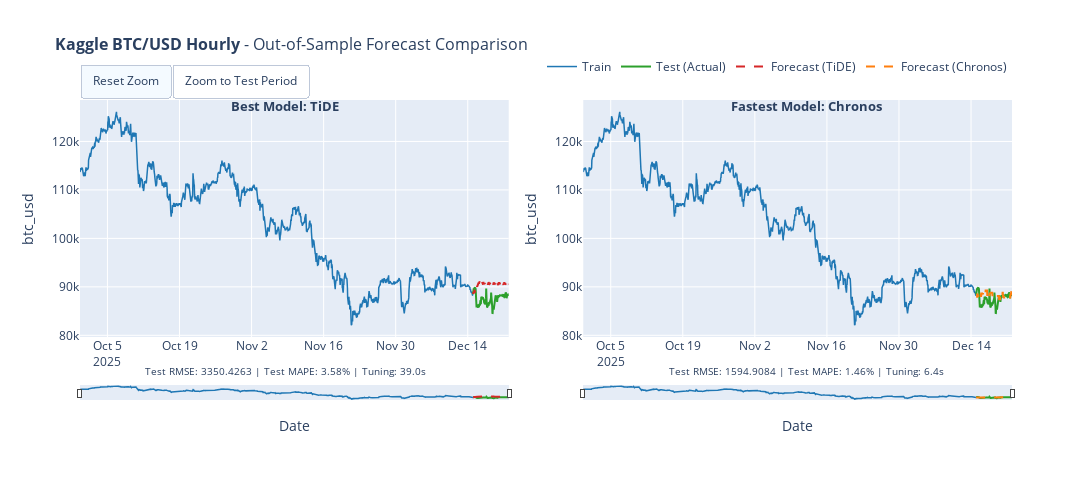

Notebook source saved alongside this figure:
### Code cell
# 10. Interactive Visualization (Plotly)
#
# Interactive forecast comparison with zoom, pan, and hover capabilities.

def create_interactive_forecast_plot(train_series, test_series, predictions_dict, dataset_name, target_column=None):
    """
    Create interactive forecast comparison plot using Plotly.
    
    Args:
        train_series: Training TimeSeries
        test_series: Test TimeSeries (actual values)
        predictions_dict: Dictionary with 'best_rmse' and 'fastest' predictions
        dataset_name: Name for the plot title
        target_column: Name of the target variable
    
    Returns:
        Plotly Figure object
    """
    n_plots = len([k for k in ['best_rmse', 'fastest'] if predictions_dict.get(k)])
    if n_plots == 0:
        print("No predictions to display.")
        return None
    
    same_model = predictions_dict.get('best_rmse', {}).get('model') == predictions_dict.get('fastest', {}).get('model')
    if same_model:
        n_plots = 1
    
    fig = make_subplots(rows=1, cols=n_plots, horizontal_spacing=0.08)
    
    colors = {'train': '#1f77b4', 'test': '#2ca02c', 'pred1': '#d62728', 'pred2': '#ff7f0e'}
    
    def add_traces(pred_key, col, show_legend=True, show_forecast_legend_only=False):
        """Add traces for train, test, and prediction to a subplot."""
        if pred_key not in predictions_dict:
            return
        pred_info = predictions_dict[pred_key]
        pred = pred_info['prediction']
        
        fig.add_trace(go.Scatter(
            x=train_series.time_index, y=train_series.values().flatten(),
            mode='lines', name='Train', line=dict(color=colors['train'], width=1.5),
            showlegend=show_legend and not show_forecast_legend_only,
            hovertemplate='<b>Train</b><br>Date: %{x}<br>Value: %{y:.4f}<extra></extra>'
        ), row=1, col=col)
        
        fig.add_trace(go.Scatter(
            x=test_series.time_index, y=test_series.values().flatten(),
            mode='lines', name='Test (Actual)', line=dict(color=colors['test'], width=2),
            showlegend=show_legend and not show_forecast_legend_only,
            hovertemplate='<b>Actual</b><br>Date: %{x}<br>Value: %{y:.4f}<extra></extra>'
        ), row=1, col=col)
        
        pred_color = colors['pred1'] if col == 1 else colors['pred2']
        fig.add_trace(go.Scatter(
            x=pred.time_index, y=pred.values().flatten(),
            mode='lines', name=f'Forecast ({pred_info["model"]})',
            line=dict(color=pred_color, width=2, dash='dash'),
            showlegend=show_legend,
            hovertemplate=f'<b>{pred_info["model"]}</b><br>Date: %{{x}}<br>Pred: %{{y:.4f}}<extra></extra>'
        ), row=1, col=col)
    
    if 'best_rmse' in predictions_dict:
        add_traces('best_rmse', 1, show_legend=True)
    if not same_model and 'fastest' in predictions_dict:
        add_traces('fastest', 2, show_legend=True, show_forecast_legend_only=True)
    
    fig.update_layout(
        title=dict(text=f'<b>{dataset_name}</b> - Out-of-Sample Forecast Comparison', font=dict(size=16)),
        width=1700, height=500, hovermode='x unified',
        legend=dict(orientation='h', yanchor='bottom', y=1.08, xanchor='right', x=1),
        xaxis=dict(rangeslider=dict(visible=True, thickness=0.05), type='date', title='Date'),
        yaxis=dict(title=target_column if target_column else 'Value')
    )
    
    if n_plots == 2:
        fig.update_xaxes(rangeslider=dict(visible=True, thickness=0.05), type='date', title='Date', row=1, col=2)
        fig.update_yaxes(title=target_column if target_column else 'Value', row=1, col=2)
    
    # Add annotations with model info and metrics
    annotations = []
    if 'best_rmse' in predictions_dict:
        info = predictions_dict['best_rmse']
        annotations.append(dict(
            x=0.22 if n_plots == 2 else 0.5, y=1.02, xref='paper', yref='paper',
            text=f"<b>Best Model: {info['model']}</b>", showarrow=False, font=dict(size=13), xanchor='center'
        ))
        annotations.append(dict(
            x=0.22 if n_plots == 2 else 0.5, y=-0.18, xref='paper', yref='paper',
            text=f"Test RMSE: {info['rmse']:.4f} | Test MAPE: {info['mape']:.2f}% | Tuning: {info['tuning_time']:.1f}s",
            showarrow=False, font=dict(size=10), xanchor='center'
        ))
    if not same_model and 'fastest' in predictions_dict:
        info = predictions_dict['fastest']
        annotations.append(dict(
            x=0.78, y=1.02, xref='paper', yref='paper',
            text=f"<b>Fastest Model: {info['model']}</b>", showarrow=False, font=dict(size=13), xanchor='center'
        ))
        annotations.append(dict(
            x=0.78, y=-0.18, xref='paper', yref='paper',
            text=f"Test RMSE: {info['rmse']:.4f} | Test MAPE: {info['mape']:.2f}% | Tuning: {info['tuning_time']:.1f}s",
            showarrow=False, font=dict(size=10), xanchor='center'
        ))
    
    fig.update_layout(
        annotations=annotations, margin=dict(b=100),
        updatemenus=[dict(
            type="buttons", direction="left", x=0.0, xanchor="left", y=1.15, yanchor="top",
            buttons=[
                dict(args=[{"xaxis.autorange": True, "xaxis2.autorange": True}], label="Reset Zoom", method="relayout"),
                dict(args=[{"xaxis.range": [test_series.start_time(), test_series.end_time()],
                           "xaxis2.range": [test_series.start_time(), test_series.end_time()]}],
                     label="Zoom to Test Period", method="relayout")
            ]
        )]
    )
    return fig

if 'final_predictions' in dir() and final_predictions:
    fig = create_interactive_forecast_plot(
        train, test, final_predictions, DATASET_CONFIG['name'],
        target_column=DATASET_CONFIG['target_column']
    )
    if fig:
        fig.show()

### Figure 1 — Plotly figure (JSON) as saved in the notebook; plotly's stock layout.template omitted (floating-point values rounded to 4 significant figures; data arrays with more than 128 entries replaced by an {"elided": "..."} marker saying what was removed)
{"data": [{"hovertemplate": "<b>Train</b><br>Date: %{x}<br>Value: %{y:.4f}<extra></extra>", "line": {"color": "#1f77b4", "width": 1.5}, "mode": "lines", "name": "Train", "showlegend": true, "type": "scatter", "x": {"elided": "1832 str values"}, "xaxis": "x", "y": {"elided": "1832 float values"}, "yaxis": "y"}, {"hovertemplate": "<b>Actual</b><br>Date: %{x}<br>Value: %{y:.4f}<extra></extra>", "line": {"color": "#2ca02c", "width": 2}, "mode": "lines", "name": "Test (Actual)", "showlegend": true, "type": "scatter", "x": {"elided": "168 str values"}, "xaxis": "x", "y": {"elided": "168 float values"}, "yaxis": "y"}, {"hovertemplate": "<b>TiDE</b><br>Date: %{x}<br>Pred: %{y:.4f}<extra></extra>", "line": {"color": "#d62728", "dash": "dash", "width": 2}, "mode": "lines", "name": "Forecast (TiDE)", "showlegend": true, "type": "scatter", "x": {"elided": "168 str values"}, "xaxis": "x", "y": {"elided": "168 float values"}, "yaxis": "y"}, {"hovertemplate": "<b>Train</b><br>Date: %{x}<br>Value: %{y:.4f}<extra></extra>", "line": {"color": "#1f77b4", "width": 1.5}, "mode": "lines", "name": "Train", "showlegend": false, "type": "scatter", "x": {"elided": "1832 str values"}, "xaxis": "x2", "y": {"elided": "1832 float values"}, "yaxis": "y2"}, {"hovertemplate": "<b>Actual</b><br>Date: %{x}<br>Value: %{y:.4f}<extra></extra>", "line": {"color": "#2ca02c", "width": 2}, "mode": "lines", "name": "Test (Actual)", "showlegend": false, "type": "scatter", "x": {"elided": "168 str values"}, "xaxis": "x2", "y": {"elided": "168 float values"}, "yaxis": "y2"}, {"hovertemplate": "<b>Chronos</b><br>Date: %{x}<br>Pred: %{y:.4f}<extra></extra>", "line": {"color": "#ff7f0e", "dash": "dash", "width": 2}, "mode": "lines", "name": "Forecast (Chronos)", "showlegend": true, "type": "scatter", "x": {"elided": "168 str values"}, "xaxis": "x2", "y": {"elided": "168 float values"}, "yaxis": "y2"}], "layout": {"annotations": [{"font": {"size": 13}, "showarrow": false, "text": "<b>Best Model: TiDE</b>", "x": 0.22, "xanchor": "center", "xref": "paper", "y": 1.02, "yref": "paper"}, {"font": {"size": 10}, "showarrow": false, "text": "Test RMSE: 3350.4263 | Test MAPE: 3.58% | Tuning: 39.0s", "x": 0.22, "xanchor": "center", "xref": "paper", "y": -0.18, "yref": "paper"}, {"font": {"size": 13}, "showarrow": false, "text": "<b>Fastest Model: Chronos</b>", "x": 0.78, "xanchor": "center", "xref": "paper", "y": 1.02, "yref": "paper"}, {"font": {"size": 10}, "showarrow": false, "text": "Test RMSE: 1594.9084 | Test MAPE: 1.46% | Tuning: 6.4s", "x": 0.78, "xanchor": "center", "xref": "paper", "y": -0.18, "yref": "paper"}], "height": 500, "hovermode": "x unified", "legend": {"orientation": "h", "x": 1, "xanchor": "right", "y": 1.08, "yanchor": "bottom"}, "margin": {"b": 100}, "title": {"font": {"size": 16}, "text": "<b>Kaggle BTC/USD Hourly</b> - Out-of-Sample Forecast Comparison"}, "updatemenus": [{"buttons": [{"args": [{"xaxis.autorange": true, "xaxis2.autorange": true}], "label": "Reset Zoom", "method": "relayout"}, {"args": [{"xaxis.range": ["2025-12-15T00:00:00", "2025-12-21T23:00:00"], "xaxis2.range": ["2025-12-15T00:00:00", "2025-12-21T23:00:00"]}], "label": "Zoom to Test Period", "method": "relayout"}], "direction": "left", "type": "buttons", "x": 0, "xanchor": "left", "y": 1.15, "yanchor": "top"}], "width": 1700, "xaxis": {"anchor": "y", "domain": [0, 0.46], "rangeslider": {"thickness": 0.05, "visible": true}, "title": {"text": "Date"}, "type": "date"}, "xaxis2": {"anchor": "y2", "domain": [0.54, 1], "rangeslider": {"thickness": 0.05, "visible": true}, "title": {"text": "Date"}, "type": "date"}, "yaxis": {"anchor": "x", "domain": [0, 1], "title": {"text": "btc_usd"}}, "yaxis2": {"anchor": "x2", "domain": [0, 1], "title": {"text": "btc_usd"}}}}
